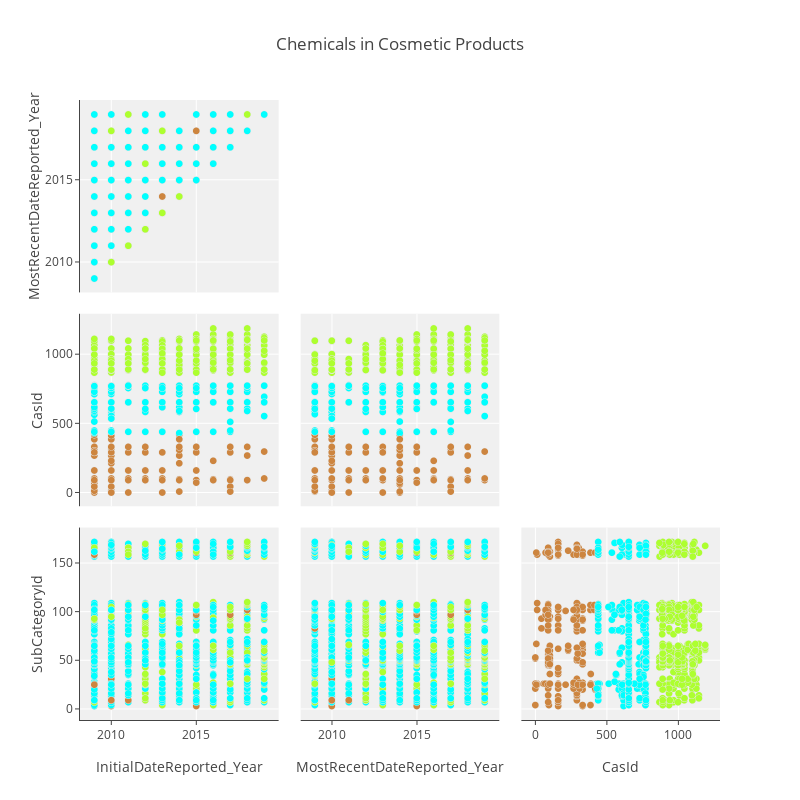

This figure's notebook cell:
### Markdown cell above
###  3.3 Scatter Plots

### Code cell
# Get data clusters
clusters = kmeans.predict(data_aggregated)

data_plot = [
    go.Splom(
        dimensions=[dict(label = INITIALDATEREPORTED_COLUMN + '_Year',
                        values = data_aggregated[INITIALDATEREPORTED_COLUMN + '_Year']),
                    dict(label= MOSTRECENTDATEREPORTED_COLUMN + '_Year',
                        values=data_aggregated[MOSTRECENTDATEREPORTED_COLUMN + '_Year']),
                    dict(label=CASID_COLUMN,
                        values=data_aggregated[CASID_COLUMN]),
                    dict(label=SUBCATEGORYID_COLUMN,
                        values=data_aggregated[SUBCATEGORYID_COLUMN])],
        #text=text,
        #default axes name assignment :
        #xaxes= ['x1','x2',  'x3'],
        #yaxes=  ['y1', 'y2', 'y3'], 
        marker=dict(color=COLOR_MAP[clusters],
                    size=7,
                    line=dict(width=0.5,
                              color='rgb(230,230,230)'))
    )
]

axis = dict(showline=True,
          zeroline=False,
          gridcolor='#fff',
          ticklen=4)

layout = go.Layout(
    title='Chemicals in Cosmetic Products',
    width=800,
    height=800,
    autosize=False,
    hovermode='closest',
    plot_bgcolor='rgba(240,240,240, 0.95)',
    xaxis1=dict(axis),
    xaxis2=dict(axis),
    xaxis3=dict(axis),
    xaxis4=dict(axis),
    yaxis1=dict(axis),
    yaxis2=dict(axis),
    yaxis3=dict(axis),
    yaxis4=dict(axis)
)

data_plot[0]['showupperhalf'] = False
data_plot[0]['diagonal'].update(visible = False)

fig = dict(data=data_plot, layout=layout)
offline.iplot(fig)
pio.write_image(fig, get_path('splom_data_aggregated'))
Image(get_path('splom_data_aggregated'))

### Figure 1 — Plotly figure (JSON) as saved in the notebook; plotly's stock layout.template omitted (floating-point values rounded to 4 significant figures; data arrays with more than 128 entries replaced by an {"elided": "..."} marker saying what was removed)
{"data": [{"diagonal": {"visible": false}, "dimensions": [{"label": "InitialDateReported_Year", "values": {"elided": "7487 int values"}}, {"label": "MostRecentDateReported_Year", "values": {"elided": "7487 int values"}}, {"label": "CasId", "values": {"elided": "7487 int values"}}, {"label": "SubCategoryId", "values": {"elided": "7487 int values"}}], "marker": {"color": {"elided": "7487 str values"}, "line": {"color": "rgb(230,230,230)", "width": 0.5}, "size": 7}, "showupperhalf": false, "type": "splom", "uid": "46566e3b-7470-4714-864d-cf69a68cc326"}], "layout": {"autosize": false, "height": 800, "hovermode": "closest", "plot_bgcolor": "rgba(240,240,240, 0.95)", "title": {"text": "Chemicals in Cosmetic Products"}, "width": 800, "xaxis": {"gridcolor": "#fff", "showline": true, "ticklen": 4, "zeroline": false}, "xaxis2": {"gridcolor": "#fff", "showline": true, "ticklen": 4, "zeroline": false}, "xaxis3": {"gridcolor": "#fff", "showline": true, "ticklen": 4, "zeroline": false}, "xaxis4": {"gridcolor": "#fff", "showline": true, "ticklen": 4, "zeroline": false}, "yaxis": {"gridcolor": "#fff", "showline": true, "ticklen": 4, "zeroline": false}, "yaxis2": {"gridcolor": "#fff", "showline": true, "ticklen": 4, "zeroline": false}, "yaxis3": {"gridcolor": "#fff", "showline": true, "ticklen": 4, "zeroline": false}, "yaxis4": {"gridcolor": "#fff", "showline": true, "ticklen": 4, "zeroline": false}}}
